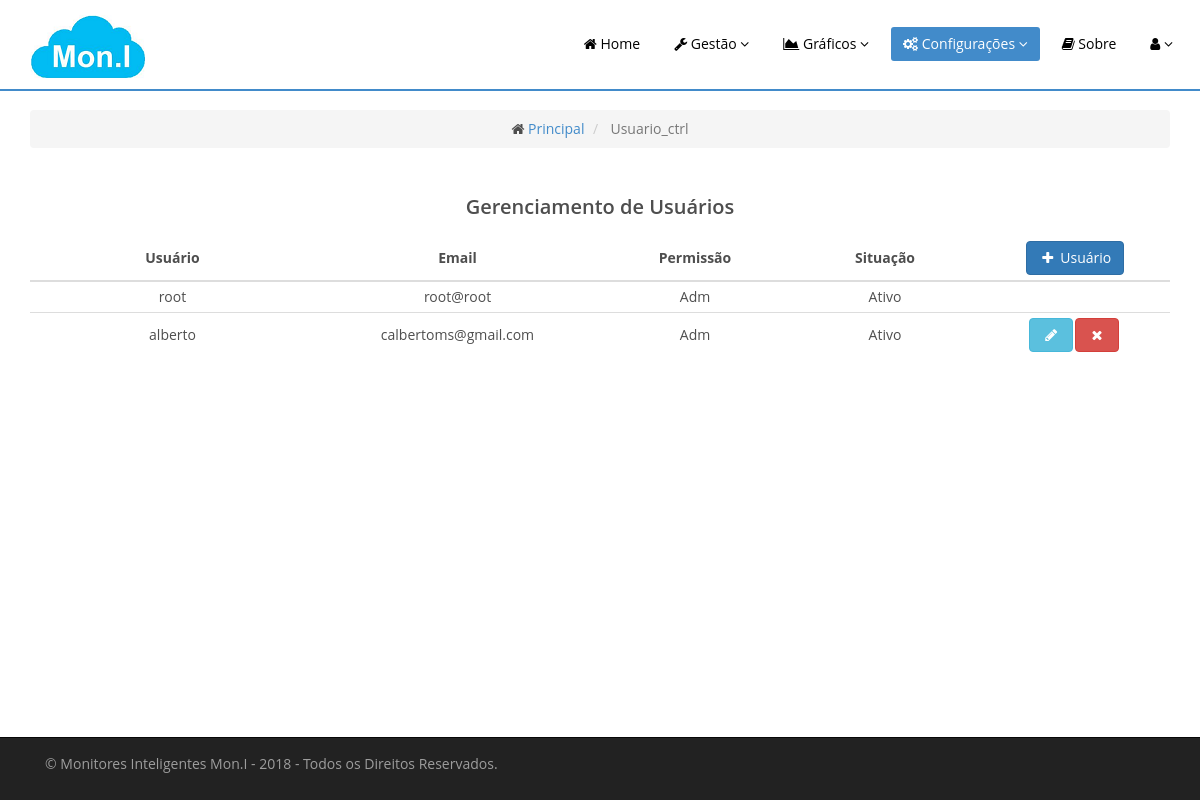
Page /Usuario_ctrl on the committed database.
### tables this page shows
CREATE TABLE `usuario` (
  `idUsuario` int(11) NOT NULL,
  `idPermissao` int(11) NOT NULL,
  `idEmpresa` int(11) NOT NULL,
  `nomeCompleto` varchar(50) NOT NULL,
  `email` varchar(50) NOT NULL,
  `usuario` varchar(50) NOT NULL,
  `telefone` varchar(50) NOT NULL,
  `cpf` varchar(50) NOT NULL,
  `rg` varchar(50) NOT NULL,
  `senha` varchar(50) NOT NULL,
  `tipo` tinyint(4) NOT NULL COMMENT '0 = Super Administrador, 1 = Cliente, 2 = Administrador',
  `situacao` double(3,1) NOT NULL COMMENT '0=desativado,1=ativado',
  `dataCadastro` datetime NOT NULL,
  `dataAlterado` datetime NOT NULL
);

CREATE TABLE `permissoes` (
  `idPermissao` int(11) NOT NULL,
  `permissao` varchar(80) NOT NULL,
  `permissoes` text,
  `usuario` varchar(50) DEFAULT NULL,
  `status` tinyint(1) NOT NULL COMMENT '0=desativado,1=ativado',
  `codigo` varchar(100) NOT NULL,
  `sigla` varchar(100) NOT NULL,
  `setor` varchar(100) NOT NULL,
  `categoria` varchar(100) NOT NULL,
  `descricao` varchar(200) NOT NULL,
  `observacao` varchar(200) NOT NULL,
  `efetivado` tinyint(1) NOT NULL COMMENT '0=não efetivo, 1=efetivado',
  `dataCadastro` datetime NOT NULL,
  `dataAlterado` datetime NOT NULL
);

### application/controllers/Usuario_ctrl.php (called while the page is built, shortened)
<?php
class Usuario_ctrl extends CI_Controller {
    public function __construct() {
        $this->data['menuconfiguracao'] = 'menuconfiguracao';
        $this->load->model('Usuario_model','',TRUE);
        $this->load->model('Permissoes_model','',TRUE);
    }
    public function index(){
       $this->gerenciar();
    }
    public function gerenciar() {
        $this->load->library('pagination');
        $config['base_url'] = base_url('Usuario/gerenciar');
        $config['total_rows'] = $this->Usuario_model->count('usuario');
        $config['per_page'] = 10;
        $limit = $config['per_page'];
        $start = ($this->uri->segment(3) == NULL) ? 0 : intval($this->uri->segment(3));
        $this->data['usuarios'] = $this->Usuario_model->buscaUsuarios($limit,$start);
        $this->data['permissoes'] = $this->Usuario_model->buscaPermissoes();
        $this->data['view'] = 'usuarios/usuarios_view';
        $this->load->view('principal/tema_view',  $this->data);
    }
}

### index.php (called while the page is built, shortened)
<?php
require_once BASEPATH.'core/CodeIgniter.php';

### application/config/config.php (called while the page is built, shortened)
<?php
$config['base_url'] = 'http://localhost/mon.i';
$config['index_page'] = '';
$config['uri_protocol']	= 'REQUEST_URI';
$config['url_suffix'] = '';
$config['language']	= 'pt-Br';
$config['charset'] = 'UTF-8';
$config['enable_hooks'] = FALSE;
$config['subclass_prefix'] = 'MY_';
$config['composer_autoload'] = FALSE;
$config['permitted_uri_chars'] = 'a-z 0-9~%.:_\-';
$config['enable_query_strings'] = FALSE;
$config['controller_trigger'] = 'c';
$config['function_trigger'] = 'm';
$config['directory_trigger'] = 'd';
$config['allow_get_array'] = TRUE;
$config['log_threshold'] = 0;
$config['log_path'] = '';
$config['log_file_extension'] = '';
$config['log_file_permissions'] = 0644;
$config['log_date_format'] = 'Y-m-d H:i:s';
$config['error_views_path'] = '';
$config['cache_path'] = '';
$config['cache_query_string'] = FALSE;
$config['encryption_key'] = 'fd820a2b4461bddd116c1518bc4b0f77';
$config['sess_driver'] = 'database';
$config['sess_cookie_name'] = 'ci_session';
$config['sess_expiration'] = 7200;
$config['sess_save_path'] = 'ci_sessions';
$config['sess_match_ip'] = FALSE;
$config['sess_time_to_update'] = 300;
$config['sess_regenerate_destroy'] = FALSE;
$config['cookie_prefix']	= '';
$config['cookie_domain']	= '';
$config['cookie_path']		= '/';
$config['cookie_secure']	= FALSE;
$config['cookie_httponly'] 	= FALSE;
$config['standardize_newlines'] = FALSE;
$config['global_xss_filtering'] = FALSE;
$config['csrf_protection'] = FALSE;
$config['csrf_token_name'] = 'csrf_test_name';
$config['csrf_cookie_name'] = 'csrf_cookie_name';
$config['csrf_expire'] = 7200;
$config['csrf_regenerate'] = TRUE;
$config['csrf_exclude_uris'] = array();
$config['compress_output'] = FALSE;
$config['time_reference'] = 'local';
$config['rewrite_short_tags'] = FALSE;
$config['proxy_ips'] = '';

### application/models/Usuario_model.php (called while the page is built, shortened)
<?php
class Usuario_model extends CI_Model {
    function count($table){
        return $this->db->count_all($table);
    }
    public function buscaUsuarios($limit,$start){
        $query = 'Select t1.*,t2.permissao from usuario t1, permissoes t2 WHERE t1.idPermissao = t2.idPermissao ORDER BY t1.idUsuario ASC LIMIT ? OFFSET ? ';
        return $this->db->query($query, array($limit,$start))->result();
    }
}

### application/views/usuarios/usuarios_view.php (the view, shortened to what this page needs)
<div class="row">
    <div class="col-sm-12 col-md-12">
        <?php
        if(!$usuarios){?>
        <div class="table-responsive">
            <table class="table table-condensed">
                <caption><h2 class="text-center">Gerenciamento de Usuários</h2></caption>
                <thead>
                    <tr>
                        <th class="col-md-3" style="text-align: center; vertical-align: middle;">Usuário</th>
                        <th class="col-md-3" style="text-align: center; vertical-align: middle;">Email</th>
                        <th class="col-md-2" style="text-align: center; vertical-align: middle;">Permissão</th>
                        <th class="col-md-2" style="text-align: center; vertical-align: middle;">Situação</th>
                        <th class="col-md-2" style="text-align: center; vertical-align: middle;">
                            <button type="button" class="btn btn-primary" data-toggle="modal" data-target="#modalCad"><i class="fa fa-fw fa-plus"></i> Usuário</button>
                        </th>
                    </tr>
                </thead>
                <tbody>
                    <tr>
                        <td colspan="5">Nenhum usuário cadastrado.</td>
                    </tr>
                </tbody>
            </table>
        </div>
        <?php }else{ ?>
        <div class="table-responsive">
            <table class="table table-condensed">
                <caption><h2 class="text-center">Gerenciamento de Usuários</h2></caption>
                <thead>
                    <tr>
                        <th class="col-md-3" style="text-align: center; vertical-align: middle;">Usuário</th>
                        <th class="col-md-3" style="text-align: center; vertical-align: middle;">Email</th>
                        <th class="col-md-2" style="text-align: center; vertical-align: middle;">Permissão</th>
                        <th class="col-md-2" style="text-align: center; vertical-align: middle;">Situação</th>
                        <th class="col-md-2" style="text-align: center; vertical-align: middle;">
                            <button type="button" class="btn btn-primary" data-toggle="modal" data-target="#modalCad"><i class="fa fa-fw fa-plus"></i> Usuário</button>
                        </th>
                    </tr>
                </thead>
                <tbody>
                    <?php foreach ($usuarios as $u) {
                        echo '<tr>';
                        echo '<td style="text-align: center; vertical-align: middle;">'.$u->usuario.'</td>';
                        echo '<td style="text-align: center; vertical-align: middle;">'.$u->email.'</td>';
                        echo '<td style="text-align: center; vertical-align: middle;">'.$u->permissao.'</td>';
                        if (($u->situacao) == 1) {
                            echo '<td style="text-align: center; vertical-align: middle;">Ativo</td>';
                        }
                        else{
                            echo '<td style="text-align: center; vertical-align: middle;">Desativo</td>';
                        }
                        echo '<td style="text-align: center; vertical-align: middle;">';
                            if (($u->idUsuario) != 1) {
                                echo '<a style="margin-right: 1%" href="#modalEdit" class="btn btn-info editar" role="button" data-toggle="modal" usuario="'.$u->idUsuario.'" title="Editar Usuário"><i class="fa fa-fw fa-pencil"></i></a>';
                                echo '<a style="margin-right: 1%"href="#modalExcluir" class="btn btn-danger excluir" role="button" data-toggle="modal" idUsuario="'.$u->idUsuario.'" title="Excluir Usuário"><i class="fa fa-fw fa-remove"></i></a>';
                            }
                        echo '</td>';
                        echo '</tr>';
                    }?>
                </tbody>
            </table>
        </div>
    </div>
</div>
<?php }?>
<div class="row">
    <div class="col-sm-12 col-md-12 text-center">
    </div>
</div>

### assets/css/estilos.css (style rules this page uses)
body { background: #fff; font-family: 'Open Sans', sans-serif; color:#4e4e4e; line-height: 22px; padding-top: 110px; padding-bottom: 70px; }
h1, h2, h3, h4, h5, h6 { font-weight: 600; font-family: 'Open Sans', sans-serif; color:#4e4e4e; }
h2 { font-size: 20px; }
a { color: #428bca; -webkit-transition: color 300ms, background-color 300ms; -moz-transition: color 300ms, background-color 300ms; -o-transition: color 300ms, background-color 300ms; transition: color 300ms, background-color 300ms; }

### rows in the picture
usuario: usuario "root", email "root@root", idPermissao.permissao "Adm", situacao "Ativo"
usuario: usuario "alberto", email "calbertoms@gmail.com", idPermissao.permissao "Adm", situacao "Ativo"

### other values in the picture
$this->uri->segment(1) "Usuario_ctrl"
